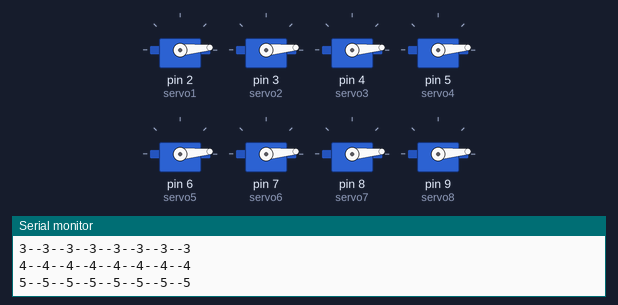
Bench run of a sketch on a simulated Arduino Uno, built with avr-gcc and run on an emulated ATmega328P. Shown: 8 × servo, the last lines printed to the serial monitor.

Above: at 0.15 s.
At 1.11 s:
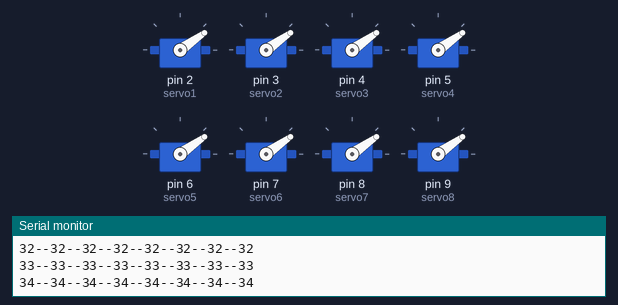
At 1.77 s:
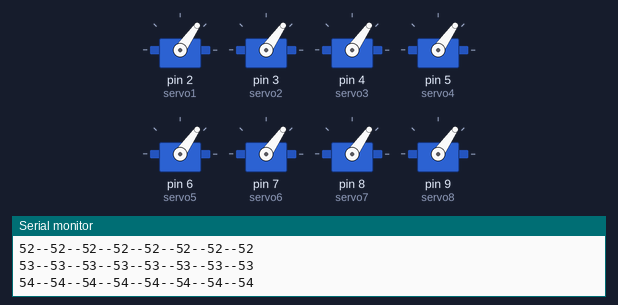
At 3.73 s:
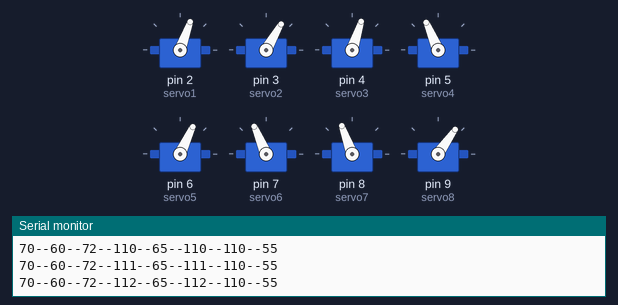
At 15.4 s:
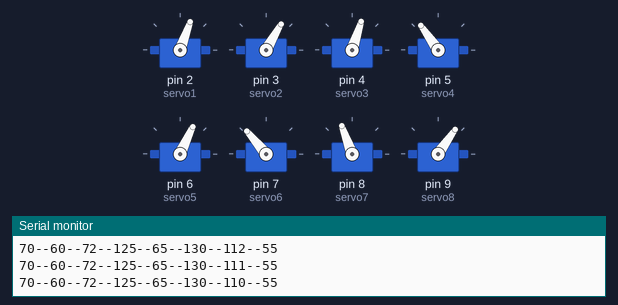
At 38.0 s:
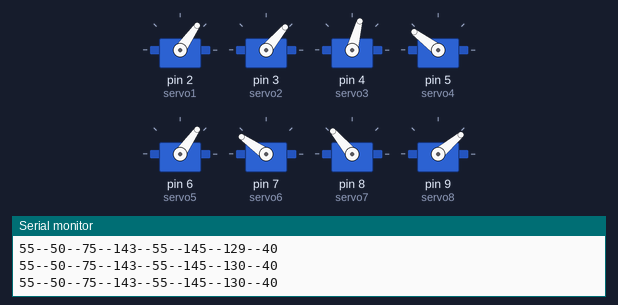
Timing chart, 0 to 39.5 s (numbered marks = the images above):
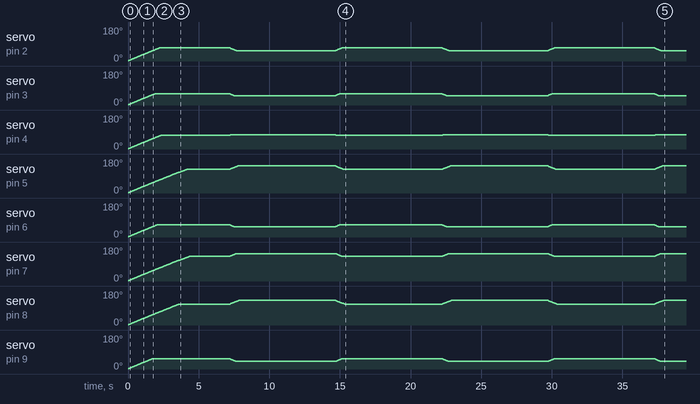

The sketch:

Example_1.ino
```cpp
//A simple example code for the servos in the laika robot dog
//8 servo motors can be controlled with this code

#include<Servo.h>
Servo servo1; Servo servo2; Servo servo3; Servo servo4;
Servo servo5; Servo servo6; Servo servo7; Servo servo8;


//Servo Angle Table For Edit Servo Position
  int wake1=70;   int step1=55;
  int wake2=60;   int step2=50;
  int wake3=72;   int step3=75;
  int wake4=125;  int step4=143;
  int wake5=65;   int step5=55;
  int wake6=130;  int step6=145;
  int wake7=110;  int step7=130;
  int wake8=55;   int step8=40;

// Record Servos Angle
int now1,now2,now3,now4,now5,now6,now7,now8;

void front_leg( int set1, int set2, int set3, int set4){
  Serial.print(set1);
  Serial.print("--");
  Serial.print(set2);
  Serial.print("--");
  Serial.print(set3);
  Serial.print("--");
  Serial.print(set4);
  Serial.print("--");
  now1=set1;now2=set2;now3=set3;now4=set4;
  servo1.write(set1);
  servo2.write(set2);
  servo3.write(set3);
  servo4.write(set4);
  }

void back_leg( int set5, int set6, int set7, int set8){

  Serial.print(set5);
  Serial.print("--");
  Serial.print(set6);
  Serial.print("--");
  Serial.print(set7);
  Serial.print("--");
  Serial.println(set8);
  now5=set5;now6=set6;now7=set7;now8=set8;
  servo5.write(set5);
  servo6.write(set6);
  servo7.write(set7);
  servo8.write(set8);
  }

void fiil(int target1,int target2,int target3,int target4,int target5,int target6,int target7,int target8){
  for(int i=0;i<180;i++){
  front_leg(decision(now1,target1),decision(now2,target2),decision(now3,target3),decision(now4,target4));
  back_leg(decision(now5,target5),decision(now6,target6),decision(now7,target7),decision(now8,target8));

  delay(30);
  }
  Serial.println("GG");
  }

 int decision(int start,int last){
    int cikti;
     if(start<last){
                 if(start+1<last){cikti=start+1;}
                 if(start+1==last){cikti=last;}
                 if(start+1>last){cikti=last;}}
     if(start>last){
                if(start-1>last){cikti=start-1;}
                if(start-1<last){cikti=last;}
               if(start-1==last){cikti=last;}}
 if(start==last){cikti=last;}
  return cikti;}


void example(){
  fiil(wake1,wake2,wake3,wake4,wake5,wake6,wake7,wake8);
  Serial.println("wake complete");
  delay(1000);
  fiil(step1,step2,step3,step4,step5,step6,step7,step8);
  Serial.println("step complete");
  delay(1000);
  }

void setup() {
servo1.attach(2);
servo2.attach(3);
servo3.attach(4);
servo4.attach(5);
servo5.attach(6);
servo6.attach(7);
servo7.attach(8);
servo8.attach(9);
Serial.begin(9600);
}

void loop() {
 example();
}
```
